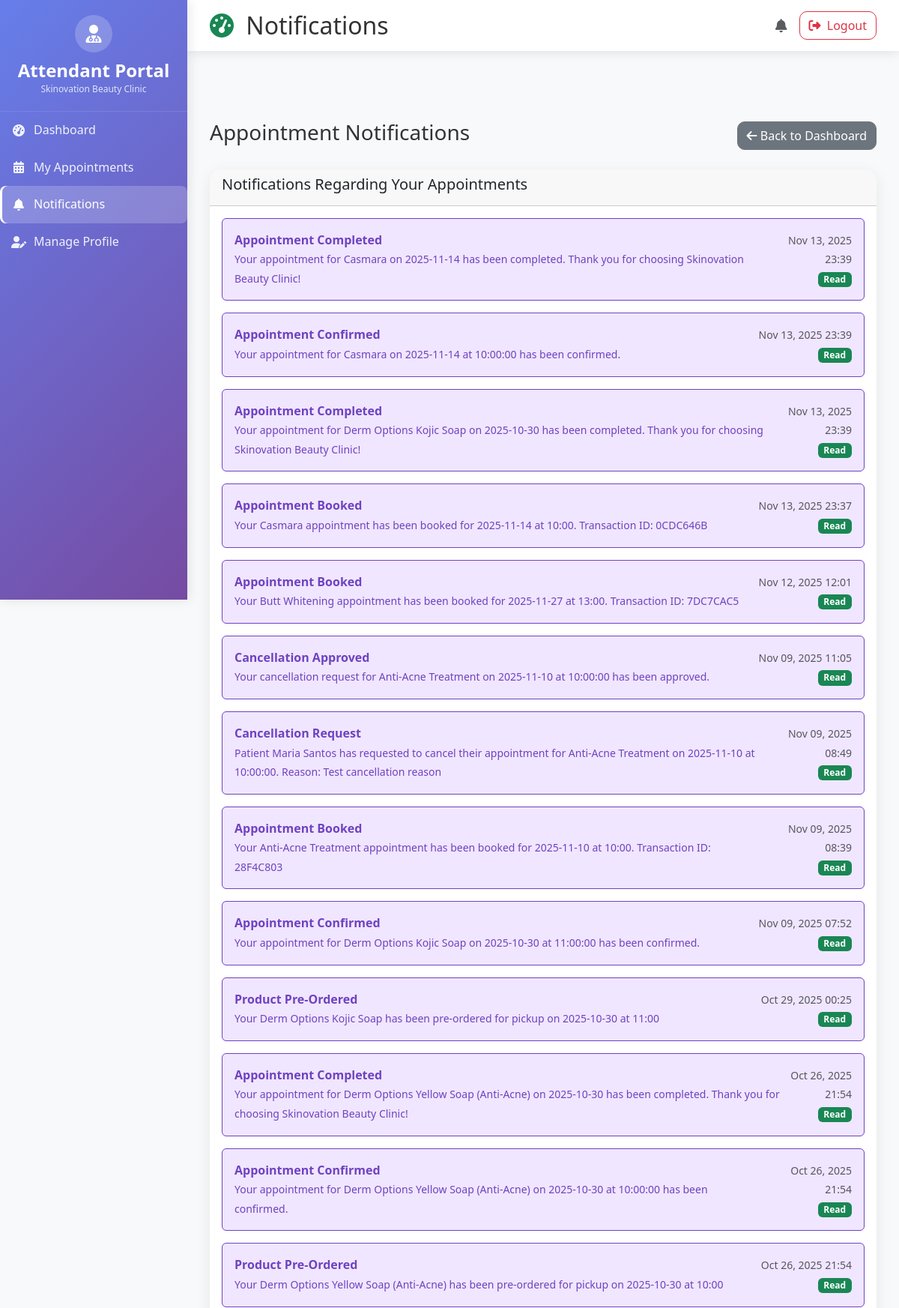
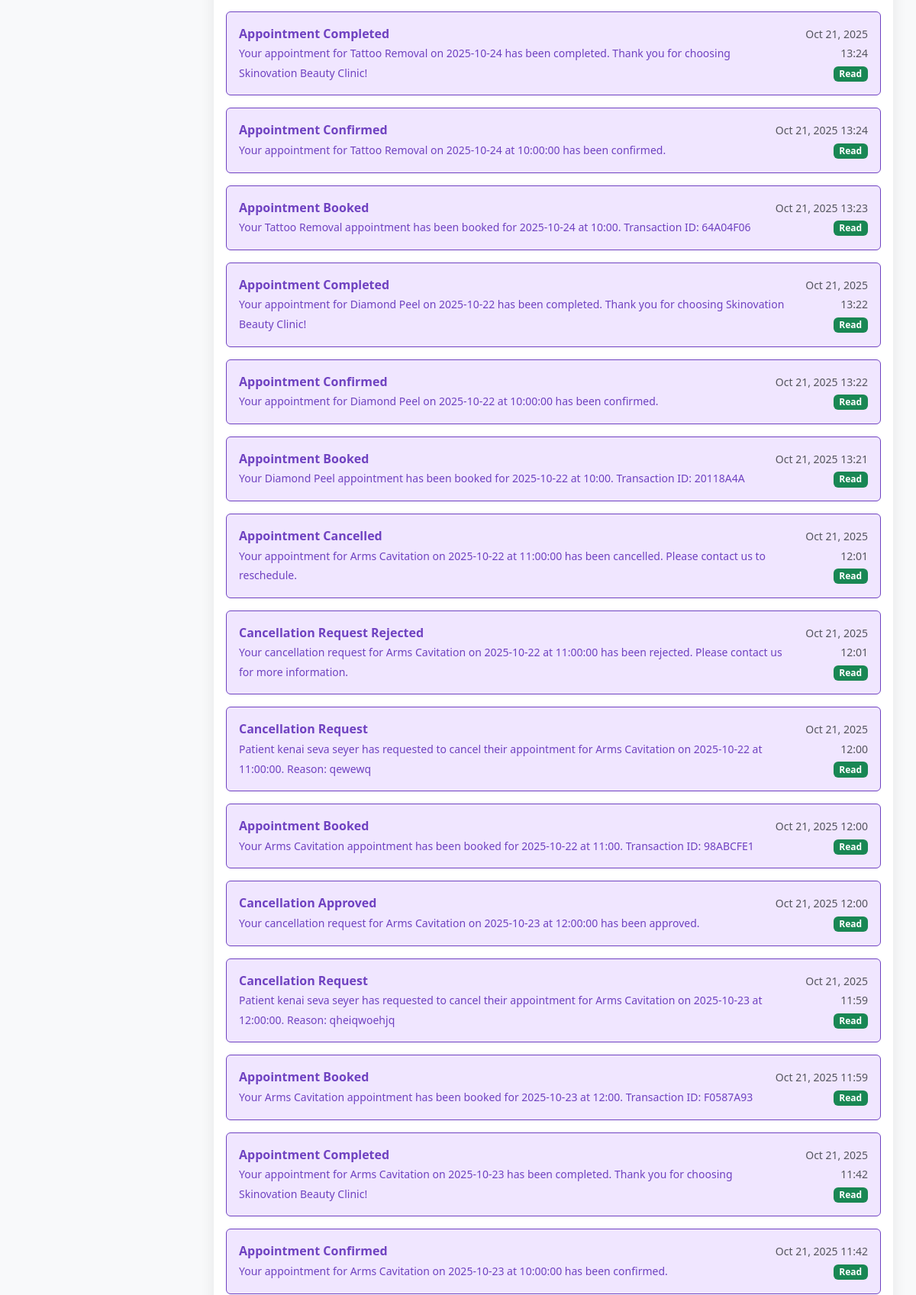
The app's page /attendant/notifications/ (signed in, upper part) with its own data (2 pictures, top to bottom).
### appointments/models.py (models this page shows, shortened)
class Notification(models.Model):
    TYPE_CHOICES = [
        ('appointment', 'Appointment'),
        ('package', 'Package'),
        ('confirmation', 'Confirmation'),
        ('cancellation', 'Cancellation'),
        ('reschedule', 'Reschedule'),
        ('system', 'System'),
    ]
    type = models.CharField(max_length=15, choices=TYPE_CHOICES)
    appointment_id = models.IntegerField(blank=True, null=True)
    title = models.CharField(max_length=255)
    message = models.TextField()
    is_read = models.BooleanField(default=False)
    archived = models.BooleanField(default=False)
    created_at = models.DateTimeField(auto_now_add=True)
    patient = models.ForeignKey(settings.AUTH_USER_MODEL, on_delete=models.CASCADE, related_name='notifications', blank=True, null=True)
    class Meta:
        db_table = 'notifications'
        ordering = ['-created_at']

### attendant/views.py (the view)
# urls.py: path('notifications/', views.attendant_notifications, name='notifications'),
@login_required
@user_passes_test(is_attendant)
def attendant_notifications(request):
    notifications = Notification.objects.filter(
        type__in=['appointment', 'confirmation', 'cancellation']
    ).order_by('-created_at')
    unread_notifications = notifications.filter(is_read=False)
    for notification in unread_notifications:
        notification.is_read = True
        notification.save()
    context = {
        'notifications': notifications,
    }
    return render(request, 'attendant/notifications.html', context)

### appointments/context_processors.py (called while the page is built)
def notification_count(request):
    if request.user.is_authenticated:
        if request.user.user_type == 'admin':
            count = Notification.objects.filter(patient__isnull=True).count()
        else:
            count = Notification.objects.filter(patient=request.user, is_read=False).count()
    else:
        count = 0
    return {
        'notification_count': count
    }

### attendant/views.py (called while the page is built)
def is_attendant(user):
    return user.is_authenticated and user.user_type == 'attendant'

### templates/attendant/notifications.html (shortened to what this page needs)
{% extends 'attendant/base.html' %}
{% load static %}
{% block page_title %}Notifications{% endblock %}
{% block content %}
<div class="d-flex justify-content-between align-items-center mb-4">
    <h3>Appointment Notifications</h3>
        <a href="{% url 'attendant:dashboard' %}" class="btn btn-secondary">
            <i class="fas fa-arrow-left"></i> Back to Dashboard
        </a>
    </div>
    <div class="card">
        <div class="card-header">
            <h5>Notifications Regarding Your Appointments</h5>
        </div>
        <div class="card-body">
            {% for notification in notifications %}
            <div class="alert alert-{{ notification.type|yesno:'info,success,warning,danger' }} d-flex justify-content-between align-items-center">
                <div>
                    <strong>{{ notification.title }}</strong><br>
                    <small>{{ notification.message }}</small>
                </div>
                <div class="text-end">
                    <small class="text-muted">{{ notification.created_at|date:"M d, Y H:i" }}</small><br>
                    {% if not notification.is_read %}
                    <a href="{% url 'attendant:mark_notification_read' notification.id %}" class="btn btn-sm btn-outline-primary">Mark as Read</a>
                    {% else %}
                    <span class="badge bg-success">Read</span>
                    {% endif %}
                </div>
            </div>
            {% empty %}
            <div class="text-center text-muted py-4">
                <i class="fas fa-bell-slash fa-3x mb-3"></i>
                <p>No notifications regarding your appointments.</p>
            </div>
            {% endfor %}
        </div>
    </div>
{% endblock %}

### static/css/style.css (style rules this page uses)
:root { --primary-color: #6f42c1; --secondary-color: #bb8fce; --dark-color: #2c003e; --light-color: #f4ecf7; }
body { font-family: 'Poppins', sans-serif; color: #333; line-height: 1.6; padding-top: 70px; }
.alert-info { background-color: #f0e6ff; border-color: var(--primary-color); color: var(--primary-color); }

### templates/attendant/base.html (style rules this page uses)
body { background-color: #f8f9fa; font-family: 'Segoe UI', Tahoma, Geneva, Verdana, sans-serif; }
.card { border: none; border-radius: 15px; box-shadow: 0 5px 20px rgba(0,0,0,0.08); transition: all 0.3s ease; overflow: hidden; }
.btn { border-radius: 10px; font-weight: 500; transition: all 0.3s ease; position: relative; overflow: hidden; }
.btn::before { content: ''; position: absolute; top: 50%; left: 50%; width: 0; height: 0; background: rgba(255,255,255,0.2); border-radius: 50%; transform: translate(-50%, -50%); transition: width 0.6s, height 0.6s; }

### records on screen
Notification: title "Appointment Completed", message "Your appointment for Casmara on 2025-11-14 has been completed. Thank you for choosing Skinovation Beauty Clinic!", created_at "Nov 13, 2025 23:39", is_read "Read"
Notification: title "Appointment Confirmed", message "Your appointment for Casmara on 2025-11-14 at 10:00:00 has been confirmed.", created_at "Nov 13, 2025 23:39", is_read "Read"
Notification: title "Appointment Completed", message "Your appointment for Derm Options Kojic Soap on 2025-10-30 has been completed. Thank you for choosing Skinovation Beauty Clinic!", created_at "Nov 13, 2025 23:39", is_read "Read"
Notification: title "Appointment Booked", message "Your Casmara appointment has been booked for 2025-11-14 at 10:00. Transaction ID: 0CDC646B", created_at "Nov 13, 2025 23:37", is_read "Read"
Notification: title "Appointment Booked", message "Your Butt Whitening appointment has been booked for 2025-11-27 at 13:00. Transaction ID: 7DC7CAC5", created_at "Nov 12, 2025 12:01", is_read "Read"
Notification: title "Cancellation Approved", message "Your cancellation request for Anti-Acne Treatment on 2025-11-10 at 10:00:00 has been approved.", created_at "Nov 09, 2025 11:05", is_read "Read"
Notification: title "Cancellation Request", message "Patient Maria Santos has requested to cancel their appointment for Anti-Acne Treatment on 2025-11-10 at 10:00:00. Reason: Test cancellation reason", created_at "Nov 09, 2025 08:49", is_read "Read"
Notification: title "Appointment Booked", message "Your Anti-Acne Treatment appointment has been booked for 2025-11-10 at 10:00. Transaction ID: 28F4C803", created_at "Nov 09, 2025 08:39", is_read "Read"
Notification: title "Appointment Confirmed", message "Your appointment for Derm Options Kojic Soap on 2025-10-30 at 11:00:00 has been confirmed.", created_at "Nov 09, 2025 07:52", is_read "Read"
Notification: title "Product Pre-Ordered", message "Your Derm Options Kojic Soap has been pre-ordered for pickup on 2025-10-30 at 11:00", created_at "Oct 29, 2025 00:25", is_read "Read"
Notification: title "Appointment Completed", message "Your appointment for Derm Options Yellow Soap (Anti-Acne) on 2025-10-30 has been completed. Thank you for choosing Skinovation Beauty Clinic!", created_at "Oct 26, 2025 21:54", is_read "Read"
Notification: title "Appointment Confirmed", message "Your appointment for Derm Options Yellow Soap (Anti-Acne) on 2025-10-30 at 10:00:00 has been confirmed.", created_at "Oct 26, 2025 21:54", is_read "Read"
Notification: title "Product Pre-Ordered", message "Your Derm Options Yellow Soap (Anti-Acne) has been pre-ordered for pickup on 2025-10-30 at 10:00", created_at "Oct 26, 2025 21:54", is_read "Read"
Notification: title "Appointment Completed", message "Your appointment for Tattoo Removal on 2025-10-24 has been completed. Thank you for choosing Skinovation Beauty Clinic!", created_at "Oct 21, 2025 13:24", is_read "Read"
Notification: title "Appointment Confirmed", message "Your appointment for Tattoo Removal on 2025-10-24 at 10:00:00 has been confirmed.", created_at "Oct 21, 2025 13:24", is_read "Read"
Notification: title "Appointment Booked", message "Your Tattoo Removal appointment has been booked for 2025-10-24 at 10:00. Transaction ID: 64A04F06", created_at "Oct 21, 2025 13:23", is_read "Read"
Notification: title "Appointment Completed", message "Your appointment for Diamond Peel on 2025-10-22 has been completed. Thank you for choosing Skinovation Beauty Clinic!", created_at "Oct 21, 2025 13:22", is_read "Read"
Notification: title "Appointment Confirmed", message "Your appointment for Diamond Peel on 2025-10-22 at 10:00:00 has been confirmed.", created_at "Oct 21, 2025 13:22", is_read "Read"
Notification: title "Appointment Booked", message "Your Diamond Peel appointment has been booked for 2025-10-22 at 10:00. Transaction ID: 20118A4A", created_at "Oct 21, 2025 13:21", is_read "Read"
Notification: title "Appointment Cancelled", message "Your appointment for Arms Cavitation on 2025-10-22 at 11:00:00 has been cancelled. Please contact us to reschedule.", created_at "Oct 21, 2025 12:01", is_read "Read"
Notification: title "Cancellation Request Rejected", message "Your cancellation request for Arms Cavitation on 2025-10-22 at 11:00:00 has been rejected. Please contact us for more information.", created_at "Oct 21, 2025 12:01", is_read "Read"
Notification: title "Cancellation Request", message "Patient kenai seva seyer has requested to cancel their appointment for Arms Cavitation on 2025-10-22 at 11:00:00. Reason: qewewq", created_at "Oct 21, 2025 12:00", is_read "Read"
Notification: title "Appointment Booked", message "Your Arms Cavitation appointment has been booked for 2025-10-22 at 11:00. Transaction ID: 98ABCFE1", created_at "Oct 21, 2025 12:00", is_read "Read"
Notification: title "Cancellation Approved", message "Your cancellation request for Arms Cavitation on 2025-10-23 at 12:00:00 has been approved.", created_at "Oct 21, 2025 12:00", is_read "Read"
Notification: title "Cancellation Request", message "Patient kenai seva seyer has requested to cancel their appointment for Arms Cavitation on 2025-10-23 at 12:00:00. Reason: qheiqwoehjq", created_at "Oct 21, 2025 11:59", is_read "Read"
Notification: title "Appointment Booked", message "Your Arms Cavitation appointment has been booked for 2025-10-23 at 12:00. Transaction ID: F0587A93", created_at "Oct 21, 2025 11:59", is_read "Read"
Notification: title "Appointment Completed", message "Your appointment for Arms Cavitation on 2025-10-23 has been completed. Thank you for choosing Skinovation Beauty Clinic!", created_at "Oct 21, 2025 11:42", is_read "Read"
Notification: title "Appointment Confirmed", message "Your appointment for Arms Cavitation on 2025-10-23 at 10:00:00 has been confirmed.", created_at "Oct 21, 2025 11:42", is_read "Read"
